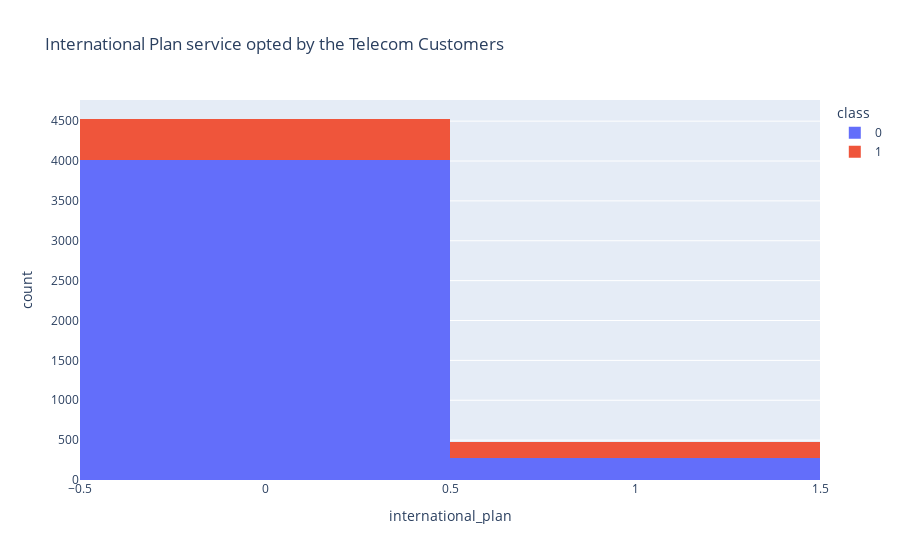

The code cell stored with this chart in its notebook:
### Code cell
fig = px.histogram(telecom_df, x = "international_plan",
                  color = "class",
                  title = "International Plan service opted by the Telecom Customers")
fig.show()

### Figure 1 — Plotly figure (JSON) as saved in the notebook; plotly's stock layout.template omitted (floating-point values rounded to 4 significant figures; data arrays with more than 128 entries replaced by an {"elided": "..."} marker saying what was removed)
{"data": [{"alignmentgroup": "True", "bingroup": "x", "hovertemplate": "class=0<br>international_plan=%{x}<br>count=%{y}<extra></extra>", "legendgroup": "0", "marker": {"color": "#636efa"}, "name": "0", "offsetgroup": "0", "orientation": "v", "showlegend": true, "type": "histogram", "x": {"elided": "4293 int values"}, "xaxis": "x", "yaxis": "y"}, {"alignmentgroup": "True", "bingroup": "x", "hovertemplate": "class=1<br>international_plan=%{x}<br>count=%{y}<extra></extra>", "legendgroup": "1", "marker": {"color": "#EF553B"}, "name": "1", "offsetgroup": "1", "orientation": "v", "showlegend": true, "type": "histogram", "x": {"elided": "707 int values"}, "xaxis": "x", "yaxis": "y"}], "layout": {"barmode": "relative", "legend": {"title": {"text": "class"}, "tracegroupgap": 0}, "title": {"text": "International Plan service opted by the Telecom Customers"}, "xaxis": {"anchor": "y", "domain": [0, 1], "title": {"text": "international_plan"}}, "yaxis": {"anchor": "x", "domain": [0, 1], "title": {"text": "count"}}}}
